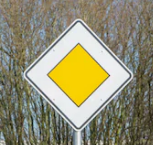
#> input picture web_images/12_priority.png, 153 x 145 px; its folder holds 4 pictures in this run
$ jupyter execute --allow-errors Traffic_Sign_Classifier.ipynb   (shell and % lines are left out)
#> lines starting #> are read from the running program, lines starting #| are printed output that depends on the picture
# Self-Driving Car Engineer Nanodegree

## Deep Learning

## Project: Build a Traffic Sign Recognition Classifier

---
## Step 0: Load The Data

[cell 1]
import pickle
import logging

training_file = "data/train.p"
validation_file= "data/valid.p"
testing_file = "data/test.p"


#> (the rest of this cell did not finish here and is left out)

---

## Step 1: Dataset Summary & Exploration

The pickled data is a dictionary with 4 key/value pairs:

- `'features'` is a 4D array containing raw pixel data of the traffic sign images, (num examples, width, height, channels).
- `'labels'` is a 1D array containing the label/class id of the traffic sign. The file `signnames.csv` contains id -> name mappings for each id.
- `'sizes'` is a list containing tuples, (width, height) representing the original width and height the image.
- `'coords'` is a list containing tuples, (x1, y1, x2, y2) representing coordinates of a bounding box around the sign in the image. **THESE COORDINATES ASSUME THE ORIGINAL IMAGE. THE PICKLED DATA CONTAINS RESIZED VERSIONS (32 by 32) OF THESE IMAGES**

Complete the basic data summary below. Use python, numpy and/or pandas methods to calculate the data summary rather than hard coding the results. For example, the [pandas shape method](http://pandas.pydata.org/pandas-docs/stable/generated/pandas.DataFrame.shape.html) might be useful for calculating some of the summary results.

[cell 2]
import numpy as np

#> (the rest of this cell did not finish here and is left out)

### Include an exploratory visualization of the dataset

Visualize the German Traffic Signs Dataset using the pickled file(s). This is open ended, suggestions include: plotting traffic sign images, plotting the count of each sign, etc.

The [Matplotlib](http://matplotlib.org/) [examples](http://matplotlib.org/examples/index.html) and [gallery](http://matplotlib.org/gallery.html) pages are a great resource for doing visualizations in Python.

**NOTE:** It's recommended you start with something simple first. If you wish to do more, come back to it after you've completed the rest of the sections. It can be interesting to look at the distribution of classes in the training, validation and test set. Is the distribution the same? Are there more examples of some classes than others?

[cell 3]
# Display random input from the dataset
import csv
import random
import matplotlib.pyplot as plt

sign_names = {}

#> (the rest of this cell did not finish here and is left out)

[cell 4]
# [8 lines left out: function display_images, not called in this run]


display_set = {}

#> (the rest of this cell did not finish here and is left out)

#> (a cell that did not finish here is left out)

----

## Step 2: Design and Test a Model Architecture

Design and implement a deep learning model that learns to recognize traffic signs. Train and test your model on the [German Traffic Sign Dataset](http://benchmark.ini.rub.de/?section=gtsrb&subsection=dataset).

The LeNet-5 implementation shown in the [classroom](https://classroom.udacity.com/nanodegrees/nd013/parts/fbf77062-5703-404e-b60c-95b78b2f3f9e/modules/6df7ae49-c61c-4bb2-a23e-6527e69209ec/lessons/601ae704-1035-4287-8b11-e2c2716217ad/concepts/d4aca031-508f-4e0b-b493-e7b706120f81) at the end of the CNN lesson is a solid starting point. You'll have to change the number of classes and possibly the preprocessing, but aside from that it's plug and play!

With the LeNet-5 solution from the lecture, you should expect a validation set accuracy of about 0.89. To meet specifications, the validation set accuracy will need to be at least 0.93. It is possible to get an even higher accuracy, but 0.93 is the minimum for a successful project submission.

There are various aspects to consider when thinking about this problem:

- Neural network architecture (is the network over or underfitting?)
- Play around preprocessing techniques (normalization, rgb to grayscale, etc)
- Number of examples per label (some have more than others).
- Generate fake data.

Here is an example of a [published baseline model on this problem](http://yann.lecun.com/exdb/publis/pdf/sermanet-ijcnn-11.pdf). It's not required to be familiar with the approach used in the paper but, it's good practice to try to read papers like these.

### Pre-process the Data Set (normalization, grayscale, etc.)

Minimally, the image data should be normalized so that the data has mean zero and equal variance. For image data, `(pixel - 128)/ 128` is a quick way to approximately normalize the data and can be used in this project.

Other pre-processing steps are optional. You can try different techniques to see if it improves performance.

Use the code cell (or multiple code cells, if necessary) to implement the first step of your project.

[cell 6]
# [53 lines left out: functions rgb2gray, equalize_image, pre_process, pre_process_visualize, not called in this run]


'Cell finished'

[cell 7]
# Visualize pre-processing (Before/After)

NUMBER_IMAGES = 10

#> (the rest of this cell did not finish here and is left out)

### Model Architecture

[cell 8]
import tensorflow as tf

#> (the rest of this cell did not finish here and is left out)

#> (a cell that did not finish here is left out)

[cell 10]
from tensorflow.contrib.layers import flatten


# [58 lines left out: function LeNet, not called in this run]

'Cell finished'

### Train, Validate and Test the Model

A validation set can be used to assess how well the model is performing. A low accuracy on the training and validation
sets imply underfitting. A high accuracy on the training set but low accuracy on the validation set implies overfitting.

[cell 11]
from sklearn.utils import shuffle

EPOCHS = 30
BATCH_SIZE = 128
DROPOUT_KEEP_PROBABILITY = 0.5
LEARNING_RATE = 0.001


# placeholder for batch features
#> (the rest of this cell did not finish here and is left out)

#> (a cell that did not finish here is left out)

[cell 13]
import tensorflow as tf

#> (the rest of this cell did not finish here and is left out)

---

## Step 3: Test a Model on New Images

To give yourself more insight into how your model is working, download at least five pictures of German traffic signs from the web and use your model to predict the traffic sign type.

You may find `signnames.csv` useful as it contains mappings from the class id (integer) to the actual sign name.

### Load and Output the Images

[cell 14]
import os
import cv2
import re

def read_and_resize_images(path, color=cv2.IMREAD_COLOR):
#> called with path = 'web_images/', color = 1
    images = []
    labels = []
    filenames = []

    filelist = os.listdir(path)

    for file in filelist:
        try:
            img = cv2.imread(path+file, color)
#> img is the input picture: shape (145, 153, 3); mean B, G, R 115.1, 142.5, 146.1
        except:
            print('Unable to read image:', file)
            img = None

        if img is not None:
            labels.append(re.search(r'\d+', file).group())
            img = cv2.cvtColor(img, cv2.COLOR_BGR2RGB)
            img = cv2.resize(img, (32, 32), interpolation=cv2.INTER_AREA)
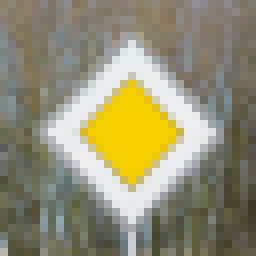
#> img: shape (32, 32, 3) (shown 8 times larger); mean R, G, B 146.1, 142.5, 115.1
            images.append(img)
            filenames.append(file)
#> pass 2 of the loop in read_and_resize_images, `for file in filelist:`:
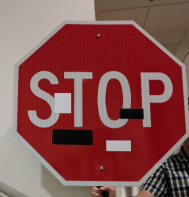
#> input picture web_images/14_stop.png, 189 x 197 px
#> in read_and_resize_images, img is the input picture: shape (197, 189, 3); mean B, G, R 78.6, 80.3, 134.5
#> in read_and_resize_images, `img = cv2.resize(img, (32, 32), interpolation=cv2.INTER_AREA)`:
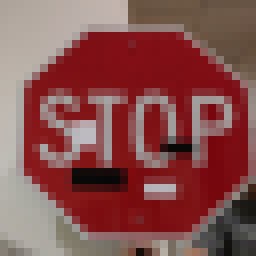
#> img: shape (32, 32, 3) (shown 8 times larger); mean R, G, B 134.5, 80.3, 78.6
#> pass 3 of the loop in read_and_resize_images, `for file in filelist:`:
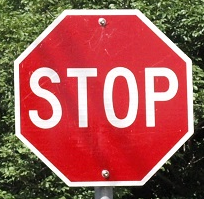
#> input picture web_images/14_stop2.png, 204 x 199 px
#> in read_and_resize_images, img is the input picture: shape (199, 204, 3); mean B, G, R 81.3, 86.6, 164.8
#> in read_and_resize_images, `img = cv2.resize(img, (32, 32), interpolation=cv2.INTER_AREA)`:
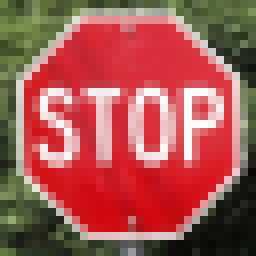
#> img: shape (32, 32, 3) (shown 8 times larger); mean R, G, B 164.8, 86.6, 81.3
#> the loop made 4 passes; the first 3 are shown

    return np.array(images), labels

web_images, web_labels = read_and_resize_images('web_images/')

implot = plt.figure(figsize=(15,4))

#> (the rest of this cell did not finish here and is left out)
